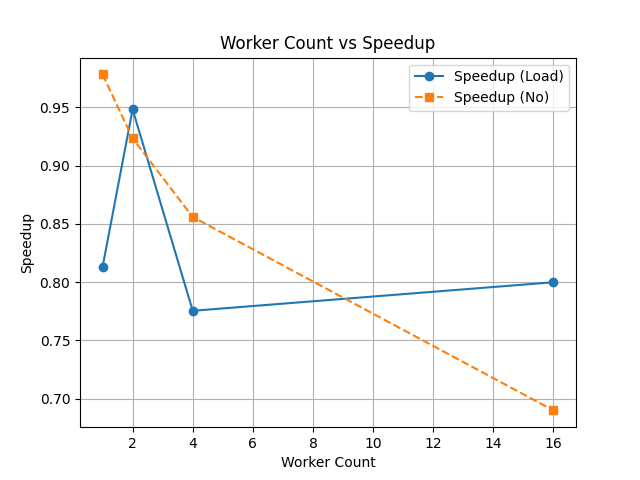

Recreate this plot in Python.
import matplotlib.pyplot as plt

# Data
worker_counts = [1, 2, 4, 16]
speedup_load = [0.813, 0.9484, 0.7755, 0.8]
speedup_no = [0.9784, 0.9235, 0.856, 0.69]

# Plot
plt.plot(worker_counts, speedup_load, marker='o', linestyle='-', label='Speedup (With Load)')
plt.plot(worker_counts, speedup_no, marker='s', linestyle='--', label='Speedup (With No)')

# Labels and Title
plt.xlabel('Worker Count')
plt.ylabel('Speedup')
plt.title('Worker Count vs Speedup')
plt.legend()
plt.grid(True)

# Save Plot as Image
plt.savefig('execution_matrix_plot.png')

print("Plot saved as 'execution_matrix_plot.png'")

